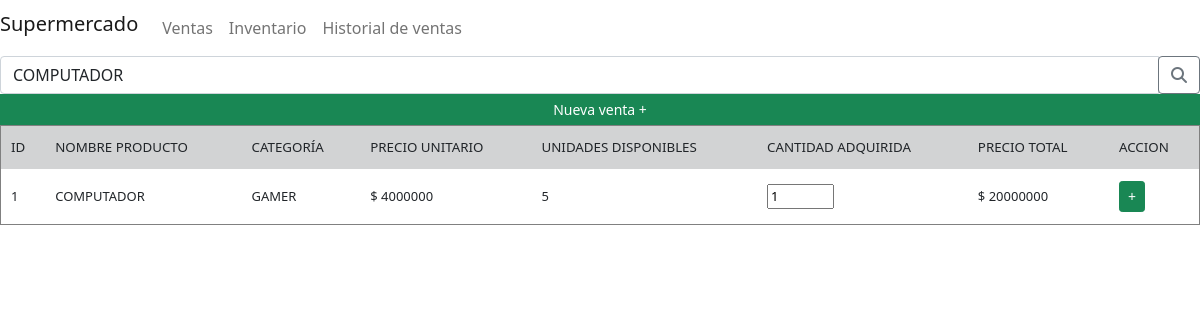
Page /ventas.php?busqueda=COMPUTADOR on the committed database.
### tables this page shows
CREATE TABLE IF NOT EXISTS `inventario` (
  `id` int(11) NOT NULL AUTO_INCREMENT,
  `nombre_producto` varchar(50) NOT NULL DEFAULT '0',
  `categoria` varchar(50) DEFAULT NULL,
  `cantidad` int(11) NOT NULL DEFAULT '0',
  `precio_unitario` int(11) NOT NULL DEFAULT '0',
  `precio_total` int(11) NOT NULL DEFAULT '0',
  `fecha` date DEFAULT NULL,
  `imagen_producto` varchar(50) DEFAULT NULL,
  PRIMARY KEY (`id`)
);

### includes/db.php (called while the page is built, shortened)
<?php
class DB {
    static $host = HOST;
    static $user = USER;
    static $password = PASSWORD;
    static $db = DB;
    public static function query($sql){
        $con = new mysqli(self::$host, self::$user, self::$password, self::$db);
        $result = $con->query($sql);
        return $result;
    }
}
?>

### ventas.php (the view, shortened to what this page needs)
<?php
    include('includes/db.php');
?>
<!DOCTYPE html>
<html lang="es">
<head>
    <?php include 'accesorios/navbar.php' ?>
</head>
<body>
<form action="#" class="form-inline my-2 my-lg-0" method="GET">
          <div class="row mr-2">
            <div class="input-group">
                <input  onchange="this.form.submit()" class="form-control" type="text" name="busqueda" id="busqueda" value="<?php if (isset($_GET['busqueda'])) { echo $_REQUEST['busqueda']; }?>"  placeholder="Busca tus productos">
                <span class="input-group-append">
                    <button class="btn btn-outline-secondary" type="submit" >
                        <i class="fa fa-search"></i>
                    </button>
                </span>
            </div>
          </div>
</form>
    <table style="width: 100%; height: 100px;" border cellpadding=10 cellspacing=0>
    <div class="row ">
                <button class="btn btn-success btn-sm" type="submit" onclick="agregar()">Nueva venta +</button>
            </div>
            <tr class="bg-dark" style="align-items: center; font-size: smaller; --bs-bg-opacity: .20;">
            <td>ID</td>
                <td>NOMBRE PRODUCTO</td>
                <td>CATEGORÍA</td>
                <td>PRECIO UNITARIO</td>
                <td>UNIDADES DISPONIBLES</td>
                <td>CANTIDAD ADQUIRIDA</td>
                <td>PRECIO TOTAL</td>
                <td>ACCION</td>
            </tr>
            <?php
            if(isset($_GET['busqueda'])){
                if(empty($_GET['busqueda'])){
                }else{
                $buscar = $_GET['busqueda'];
                $sql= "SELECT * FROM inventario WHERE nombre_producto LIKE '%$buscar%'";
                $result = DB::query($sql);
               while($mostrar=mysqli_fetch_array($result)){ ?>
                        <tr style="font-size: small;">
                        <form action="actualizar_inventario.php" method="post">
                            <td><?= $mostrar['id'] ?></td>
                            <td><?= $mostrar['nombre_producto'] ?></td>
                            <td><?= $mostrar['categoria'] ?></td>
                            <td>$ <?= $mostrar['precio_unitario'] ?></td>
                            <td><?= $mostrar['cantidad'] ?></td>
                            <td>
                                <input type="number" name="cant" min=1 max="<?= $mostrar['cantidad'] ?>" value="<?php if(!isset($_GET['cant'])){echo '1';} ?>" >
                        </td>
                            <td>$ <?= $mostrar['precio_total'] ?></td>
                            <td><button type="submit" class="btn btn-success btn-sm">+</button></td>
                        </tr>
                <?php }
                }
            }
            ?>
        </table>
</body>
</html>

### rows in the picture
inventario: id "1", nombre_producto "COMPUTADOR", categoria "GAMER", precio_unitario "4000000", cantidad "5", precio_total "20000000"
